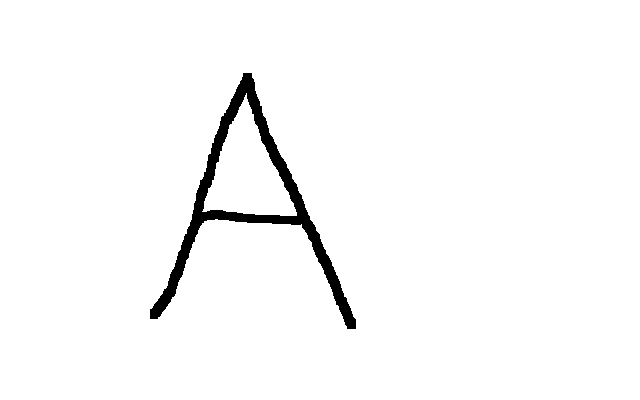
#> input picture characters_data/A1.GIF, 640 x 400 px; its folder holds only this picture in this run
$ jupyter execute --allow-errors cw2.ipynb   (shell and % lines are left out)   (Python 2 division)   (older library calls are emulated)
#> lines starting #> are read from the running program, lines starting #| are printed output that depends on the picture; after the words box and inside, x2 and y2 are one past the last pixel; in counts of white or black regions, pixels touching at a corner belong together
# [CW2](https://www.cs.bris.ac.uk/Teaching/Resources/COMS21202/cw2/cw2.html)
## TODO
- Import train data
- Find features
- Feature selection
- Build classifier
- Show decision boundries
- Create test data
- Classify test data

## Potential features
- Edges
- Corners
- black pixel count
- texture detection using histograms
- Number of shapes (find joined shapes) e.g. 2 shapes likely an i
- width to height ratio of cropped image

**In Fourier Domain space**:
- rectangle at corner differentiate t and s
- calculate total magnitude in arc from centre with particular radius

## Reading list
- [A Fourier Descriptor Based Character Recognition Engine](http://cs.boisestate.edu/~tim/papers/spie-jared.pdf) - includes list of features
- [Character Recognition Using Fourier Descriptors](http://cs.boisestate.edu/~amit/mscs/samples/Jared_Hopkins_Project_Report.pdf) - Very long but good detail + experiments

[cell 1]
import re
import copy
import glob
import scipy.misc
import numpy as np
import matplotlib.pyplot as plt
from scipy import fftpack
import numpy.fft
import scipy.ndimage
from skimage.morphology import skeletonize
from matplotlib.colors import ListedColormap
from mpl_toolkits.mplot3d import  Axes3D


# notebook
import matplotlib.pylab as pylab
#pylab.rcParams['figure.figsize'] = (64.0, 48.0)

COLOURS_LOOKUP = {'S': 'blue', 'T': 'red', 'V': 'green'}
LABEL_LOOKUP = {'S': 0, 'T': 1, 'V': 2}

CMAP_LIGHT = ListedColormap(['#FFAAAA', '#AAFFAA', '#AAAAFF'])
CMAP_BOLD  = ListedColormap(['#FF0000', '#00FF00', '#0000FF'])

class prettyfloat(float):
    def __repr__(self):
        return "%0.3f" % self

[cell 2]
# Read our images

# Read image and convert to binary
def load_img(filename):
    img = scipy.misc.imread(filename, flatten=True, mode='L')
    img[img == 255] = 1
    img = np.logical_not(img).astype(int)
    return img

# Show a binary image
# [11 lines left out: functions show_img, crop_img, not called in this run]

def erode_img(img):
    return scipy.ndimage.grey_erosion(img, size=(5,5))

# Calc magnitude spectrum
def calc_mag_spec(img):
    f = np.fft.fft2(img)
    fshift = np.fft.fftshift(f)
    return 20*np.log(np.abs(fshift))

# Experiment 1, quadrant
def quadrants_slice(img):
    h, w = img.shape # TODO these may be in the wrong order

    top_left = img[:h/2,:w/2]
    top_right = img[:h/2,w/2:]
    bot_left = img[h/2:,:w/2]
    bot_right = img[h/2:,w/2:]

    return [top_left, top_right, bot_left, bot_right]

def centre_slices(img, h_ratio=8, w_ratio=8):
    h, w = img.shape
    return [img[h/2-h/h_ratio:h/2+h/h_ratio,:], img[:,w/2-w/w_ratio:w/2+w/w_ratio]]

def center_box(img, h_ratio=8, w_ratio=8):
    h, w = img.shape
    return img[h/2-h/h_ratio:h/2+h/h_ratio,w/2-w/w_ratio:w/2+w/w_ratio]


def centre_slices_exclude_centre(img, ch_ratio=8, cw_ratio=8, h_ratio=8, w_ratio=8):
    h, w = img.shape

    lr, ud = centre_slices(img, h_ratio, w_ratio)

    top   = ud[:h/2-h/ch_ratio,:]
    bot   = ud[h/2+h/ch_ratio:,:]
    left  = lr[:,:w/2-w/cw_ratio]
    right = lr[:,w/2+w/cw_ratio:]

    return [top, right, bot, left]

# http://stackoverflow.com/a/18354475
def sector_mask(shape,centre,radius,angle_range):
    """
    Return a boolean mask for a circular sector. The start/stop angles in
    `angle_range` should be given in clockwise order.
    """

    x,y = np.ogrid[:shape[0],:shape[1]]
    cx,cy = centre
    tmin,tmax = np.deg2rad(angle_range)

    # ensure stop angle > start angle
    if tmax < tmin:
            tmax += 2*np.pi

    # convert cartesian --> polar coordinates
    r2 = (x-cx)*(x-cx) + (y-cy)*(y-cy)
    theta = np.arctan2(x-cx,y-cy) - tmin

    # wrap angles between 0 and 2*pi
    theta %= (2*np.pi)

    # circular mask
    circmask = r2 <= radius*radius

    # angular mask
    anglemask = theta <= (tmax-tmin)

    return circmask*anglemask

def sector(img, radius=50, angle_range=(200, 250)):
    h, w = img.shape

    mask = sector_mask(img.shape,(h/2,w/2), radius, angle_range)

    img_c = img.copy()
    img_c[~mask] = 0
    return img_c

# Helper function to calculate means of a list of lists
def means(items):
    return [np.mean(item) for item in items]

# Helper function to calculate spread of list
def spread(items):
    return np.max(items) - np.min(items)

[cell 3]
class Character():
    def __init__(self, filename, label=None, filename_id=None, crop=False, skel=True):
        self.filename = filename
        self.label    = label
        self.filename_id = filename_id
        self.features = {}
        self.cropped = crop
        self.skeleton = skel

        img = load_img(filename)
        if crop:
            img = crop_img(img)

        if skel:
            img = skeletonize(img)

        self.img      = img
        self.spec     = calc_mag_spec(self.img)

        self._compute_features()

        if type(self.label) == str:
            self.label = self.label.upper()

    def show(self):
        show_img(self.img)

    def show_spec(self):
        show_img(self.spec)

    def _compute_features(self):
        mean = np.mean(self.spec)
        self.features['mean'] = mean

        css = centre_slices(self.spec)
        css_means = means(css)
        css_spread = spread(css_means)
        for i, m in enumerate(css_means):
            self.features['centre_slices_mean_%i' % i] = m
            #break
        self.features['centre_slices_spread'] = css_spread

        cssec = centre_slices_exclude_centre(self.spec, h_ratio=30, w_ratio=30)
        cssec_means = means(cssec)
        cssec_spread = spread(cssec_means)
        for i, m in enumerate(cssec_means):
            self.features['centre_slice_ex_centre_means_%i' % i] = m

        self.features['centre_slice_ex_centre_spread'] = cssec_spread

        cb = center_box(self.spec)
        cb_mean = np.mean(cb)
        cb_quads = quadrants_slice(cb)
        cb_quads_means = means(cb_quads)
        cb_quads_spread = spread(cb_quads_means)
        self.features['centre_mean'] = cb_mean
        for i, m in enumerate(cb_quads_means):
            self.features['centre_quads_means_%i' % i] = m
            #break
        self.features['centre_quads_spread'] = cb_quads_spread

        quads = quadrants_slice(self.spec)
        quad_means = means(quads)
        for i, m in enumerate(quad_means):
            self.features['quad_means_%i' % i] = m
            #break

        self.features['diaginal_mean'] = np.mean(self.spec * np.eye(self.spec.shape[0], self.spec.shape[1]))

        self.features['tl_quad_sector_mean'] = np.mean(sector(self.spec))


    # [22 lines left out: functions print_features, show_with_spec, not called in this run]

    def __repr__(self):
        return str(self.label)

class Dataset():
    def __init__(self, dataset):
        self.dataset = dataset

    def label_is(self, label):
        return Dataset([c for c in self.dataset if c.label == label.upper()])

    # [4 lines left out: function unique_labels, not called in this run]

    def unique_labels_ds(self):
        return [self.__getitem__(l) for l in self.unique_labels()]

    # [9 lines left out: function select_features, not called in this run]

    def features(self):
        return self.dataset[0].features

    def feature(self, feature):
        return [c.features[feature] for c in self.dataset]

    def xy(self, features=[]):
        X = []
        Y = []
        if features == []:
            names = self.features()
        else:
            names = features

        for c in self.dataset:
            if features == []:
                X.append(c.features.values())
            else:
                X.append([c.features[f] for f in features])
            Y.append(LABEL_LOOKUP[c.label])

        return (np.array(X), np.array(Y), names)

    # [27 lines left out: functions show, show_with, not called in this run]

    def show_with_spec(self):
        self.show_with()
        fig = plt.figure()
        for i, c in enumerate(self.dataset):
            ax = fig.add_subplot(len(self.dataset), 2, i*2+1)
            plt.imshow(c.img, cmap='gray')
            ax.axis('off')
            ax.set_title(c.filename_id)

            ax = fig.add_subplot(len(self.dataset), 2, i*2+2)
            plt.imshow(c.spec, cmap='gray')
            ax.axis('off')
            ax.set_title('%s magnitude spectrum' % c.filename_id)

        plt.tight_layout()
        plt.subplots_adjust(right=0.3)
        plt.show()

    # [20 lines left out: function compare_features, not called in this run]

    def append(self, character):
        self.dataset.append(character)
        return self

    def __iter__(self):
        return iter(self.dataset)

    def __len__(self):
        return len(self.dataset)

    def __contains__(self, x):
        return x in self.dataset

    def __setitem__(self, key, value):
        self.dataset[key] = value

    def __getitem__(self, key):
        if type(key) == int:
            return self.dataset[key]
        elif type(key) == str:
            if len(key) == 1:
                return self.label_is(key)
            else:
                i = self.key_by_fid(key)
                if i is not None:
                    return self.dataset[i]
                else:
                    raise IndexError('unknown key %s' % key)
        elif type(key) == slice:
            return Dataset(self.dataset[key])
        else:
            raise IndexError('unknown key %s' % key)

    def key_by_fid(self, filename_id):
        for i, c in enumerate(self.dataset):
            if c.filename_id == filename_id.upper():
                return i
        return None

    def __delitem__(self, key):
        if type(key) == str:
            key = self.key_by_fid(key)

        del self.dataset[key]

    def __repr__(self):
        return "".join([c.label for c in self.dataset])

[cell 4]
# Load training dataset
def load_data(path):
    dataset = Dataset([])
    for filename in glob.glob(path):
        m = re.search(r"\/([a-z])([0-9]+)\.GIF", filename, re.IGNORECASE)
        label = None
        filename_id = None
        if m:
            label =  m.group(1)
            filename_id = "%s%s" % (label, m.group(2))
        dataset.append(Character(filename, label=label, filename_id=filename_id, crop=False, skel=True))
#> in load_img, `img = scipy.misc.imread(filename, flatten=True, mode='L')`: img: shape (400, 640) float32; 97.5% white; 1 black region, box (x1, y1, x2, y2) and area: (150, 73, 356, 329) 6358
#> in load_img, `img = np.logical_not(img).astype(int)`:
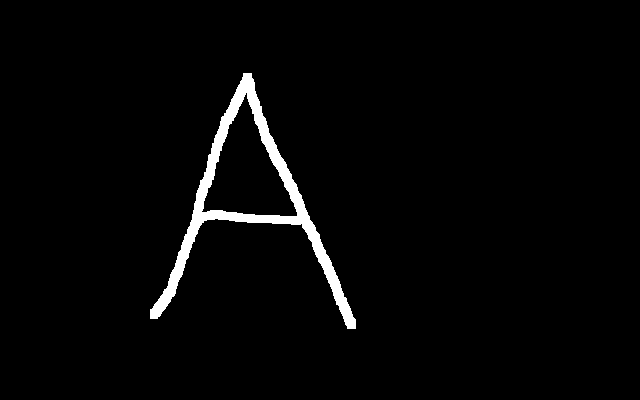
#> img: shape (400, 640) int64; values 0 (black) and 1 (white), 2.5% white; 1 white region, box (x1, y1, x2, y2) and area: (150, 73, 356, 329) 6358
#> in __init__, `img = skeletonize(img)`: img: shape (400, 640) bool; 0.23% white in thin lines or dots, all inside (x1, y1, x2, y2) = (152, 76, 352, 325)
#> in calc_mag_spec, `return 20*np.log(np.abs(fshift))`:
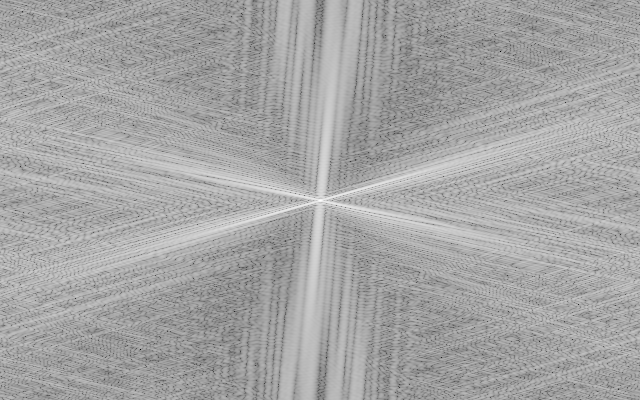
#> returned value: shape (400, 640) float64; min -85.7, max 127.6, mean 52.5; drawn with min black and max white
#> in _compute_features, `mean = np.mean(self.spec)`: mean = 52.53
#> in _compute_features, `css = centre_slices(self.spec)`: css = 2 items
#> in _compute_features, `css_means = means(css)`: css_means = [60.82, 52.67]
#> in _compute_features, `css_spread = spread(css_means)`: css_spread = 8.15
#> the loop in _compute_features, `for i, m in enumerate(css_means):` made 2 passes
#> m on passes 1 to 2: 60.82, 52.67
#> after the loop in _compute_features, `for i, m in enumerate(css_means):`: self.features = {'mean': 52.53, 'centre_slices_mean_0': 60.82, 'centre_slices_mean_1': 52.67}
#> in centre_slices_exclude_centre, `right = lr[:,w/2+w/cw_ratio:]`:
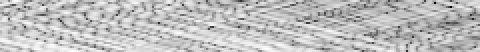
#> right: shape (26, 240) float64 (shown 2 times larger); min -17.99, max 82.17, mean 56.9; drawn with min black and max white
#> in _compute_features, `cssec = centre_slices_exclude_centre(self.spec, h_ratio=30, w_ratio=30)`: cssec = 4 items
#> in _compute_features, `cssec_means = means(cssec)`: cssec_means = [60.99, 56.93, 61.15, 57.21]
#> in _compute_features, `cssec_spread = spread(cssec_means)`: cssec_spread = 4.22
#> the loop in _compute_features, `for i, m in enumerate(cssec_means):` made 4 passes
#> m on passes 1 to 4: 60.99, 56.93, 61.15, 57.21
#> after the loop in _compute_features, `for i, m in enumerate(cssec_means):`: self.features = {'mean': 52.53, 'centre_slices_mean_0': 60.82, 'centre_slices_mean_1': 52.67, 'centre_slices_spread': 8.15, 'centre_slice_ex_centre_means_0': 60.99, 'centre_slice_ex_centre_means_1': 56.93, 'centre_slice_ex_centre_means_2': 61.15, 'centre_slice_ex_centre_means_3': 57.21}
#> in center_box, `return img[h/2-h/h_ratio:h/2+h/h_ratio,w/2-w/w_ratio:w/2+w/w_ratio]`:
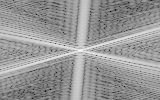
#> returned value: shape (100, 160) float64; min -40.36, max 127.6, mean 59.4; drawn with min black and max white
#> in _compute_features, `cb_mean = np.mean(cb)`: cb_mean = 59.37
#> in quadrants_slice, `bot_right = img[h/2:,w/2:]`:
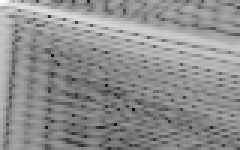
#> bot_right: shape (50, 80) float64 (shown 3 times larger); min -24.21, max 127.6, mean 61.4; drawn with min black and max white
#> in _compute_features, `cb_quads = quadrants_slice(cb)`: cb_quads = 4 items
#> in _compute_features, `cb_quads_means = means(cb_quads)`: cb_quads_means = [61, 57.54, 57.52, 61.4]
#> in _compute_features, `cb_quads_spread = spread(cb_quads_means)`: cb_quads_spread = 3.88
#> the loop in _compute_features, `for i, m in enumerate(cb_quads_means):` made 4 passes
#> m on passes 1 to 4: 61, 57.54, 57.52, 61.4
#> after the loop in _compute_features, `for i, m in enumerate(cb_quads_means):`: self.features = 14 items
#> in quadrants_slice (call 2), `top_left = img[:h/2,:w/2]`:
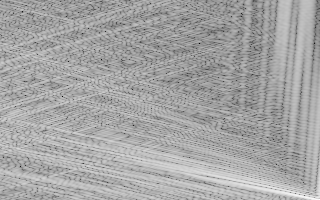
#> top_left: shape (200, 320) float64; min -59.47, max 113.7, mean 53.1; drawn with min black and max white
#> in quadrants_slice (call 2), `top_right = img[:h/2,w/2:]`:
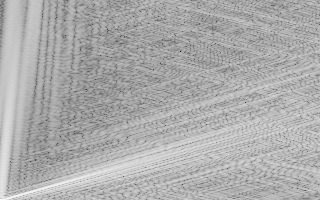
#> top_right: shape (200, 320) float64; min -85.7, max 116.9, mean 51.9; drawn with min black and max white
#> in quadrants_slice (call 2), `bot_left = img[h/2:,:w/2]`:
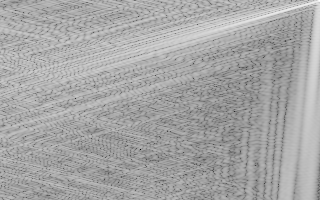
#> bot_left: shape (200, 320) float64; min -85.7, max 124.9, mean 51.9; drawn with min black and max white
#> in quadrants_slice (call 2), `bot_right = img[h/2:,w/2:]`:
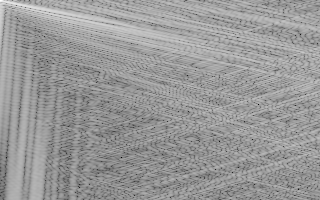
#> bot_right: shape (200, 320) float64; min -59.47, max 127.6, mean 53.2; drawn with min black and max white
#> in _compute_features, `quads = quadrants_slice(self.spec)`: quads = 4 items
#> in _compute_features, `quad_means = means(quads)`: quad_means = [53.12, 51.89, 51.93, 53.18]
#> the loop in _compute_features, `for i, m in enumerate(quad_means):` made 4 passes
#> m on passes 1 to 4: 53.12, 51.89, 51.93, 53.18
#> after the loop in _compute_features, `for i, m in enumerate(quad_means):`: self.features = 19 items
#> in sector, `img_c[~mask] = 0`:
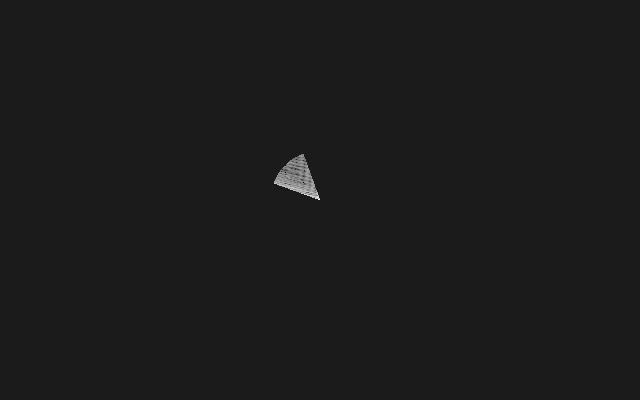
#> img_c: shape (400, 640) float64; min -13.56, max 113.7, mean 0.2; drawn with min black and max white
    return dataset

train_dataset = load_data('characters_data/*.GIF')
# Remove A1 & B1 for now
del train_dataset['A1']
#> (the rest of this cell did not finish here and is left out)


#train_dataset['S'].show_with(skeletonize, 'skel')

#> (a cell that did not finish here is left out)

[cell 6]
for c in train_dataset:
    c.print_features()

[cell 7]
# Feature selection
fig = plt.figure()
#> (the rest of this cell did not finish here and is left out)

$ run again, on characters_data/S3.GIF
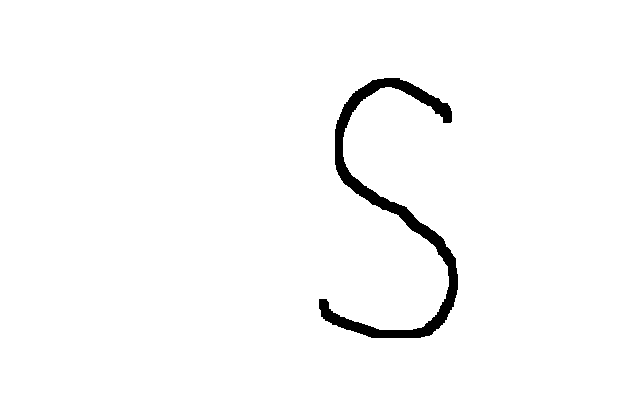
#> input picture characters_data/S3.GIF, 640 x 400 px
#> mean = 53.67
#> css = 2 items
#> css_means = [57.97, 57.19]
#> css_spread = 0.78
#> the loop in _compute_features, `for i, m in enumerate(css_means):` made 2 passes
#> m on passes 1 to 2: 57.97, 57.19
#> after the loop in _compute_features, `for i, m in enumerate(css_means):`: self.features = {'mean': 53.67, 'centre_slices_mean_0': 57.97, 'centre_slices_mean_1': 57.19}
#> cssec = 4 items
#> cssec_means = [60.73, 59.88, 60.7, 59.71]
#> cssec_spread = 1.01
#> the loop in _compute_features, `for i, m in enumerate(cssec_means):` made 4 passes
#> m on passes 1 to 4: 60.73, 59.88, 60.7, 59.71
#> after the loop in _compute_features, `for i, m in enumerate(cssec_means):`: self.features = {'mean': 53.67, 'centre_slices_mean_0': 57.97, 'centre_slices_mean_1': 57.19, 'centre_slices_spread': 0.78, 'centre_slice_ex_centre_means_0': 60.73, 'centre_slice_ex_centre_means_1': 59.88, 'centre_slice_ex_centre_means_2': 60.7, 'centre_slice_ex_centre_means_3': 59.71}
#> in center_box, `return img[h/2-h/h_ratio:h/2+h/h_ratio,w/2-w/w_ratio:w/2+w/w_ratio]`:
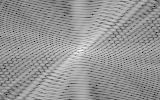
#> returned value: shape (100, 160) float64; min -12.88, max 123.1, mean 66.9; drawn with min black and max white
#> cb_mean = 66.88
#> cb_quads = 4 items
#> cb_quads_means = [63.66, 69.84, 69.74, 64.3]
#> cb_quads_spread = 6.18
#> the loop in _compute_features, `for i, m in enumerate(cb_quads_means):` made 4 passes
#> m on passes 1 to 4: 63.66, 69.84, 69.74, 64.3
#> after the loop in _compute_features, `for i, m in enumerate(cb_quads_means):`: self.features = 14 items
#> top_left: shape (200, 320) float64
#> top_right: shape (200, 320) float64
#> bot_left: shape (200, 320) float64
#> in quadrants_slice (call 2), `bot_right = img[h/2:,w/2:]`:
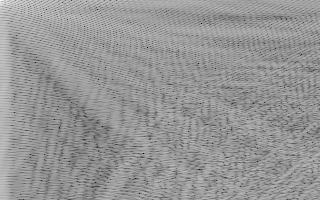
#> bot_right: shape (200, 320) float64; min -50.37, max 123.1, mean 52.3; drawn with min black and max white
#> quads = 4 items
#> quad_means = [52.15, 55.12, 55.11, 52.3]
#> the loop in _compute_features, `for i, m in enumerate(quad_means):` made 4 passes
#> m on passes 1 to 4: 52.15, 55.12, 55.11, 52.3
#> after the loop in _compute_features, `for i, m in enumerate(quad_means):`: self.features = 19 items
#> in xy, `names = self.features()`: names = 21 items
#> after the loop in xy, `for c in self.dataset:`: X = 1 item; Y = [0]
#> `X, Y, names = train_dataset.xy()`: names = 21 items

$ run again, on characters_data/B1.GIF
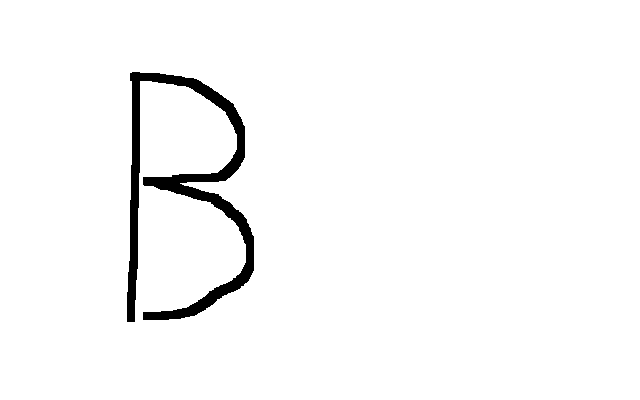
#> input picture characters_data/B1.GIF, 640 x 400 px
#> mean = 53.93
#> css = 2 items
#> css_means = [58.86, 62.56]
#> css_spread = 3.7
#> the loop in _compute_features, `for i, m in enumerate(css_means):` made 2 passes
#> m on passes 1 to 2: 58.86, 62.56
#> after the loop in _compute_features, `for i, m in enumerate(css_means):`: self.features = {'mean': 53.93, 'centre_slices_mean_0': 58.86, 'centre_slices_mean_1': 62.56}
#> cssec = 4 items
#> cssec_means = [67.12, 73.75, 67.31, 73.47]
#> cssec_spread = 6.63
#> the loop in _compute_features, `for i, m in enumerate(cssec_means):` made 4 passes
#> m on passes 1 to 4: 67.12, 73.75, 67.31, 73.47
#> after the loop in _compute_features, `for i, m in enumerate(cssec_means):`: self.features = {'mean': 53.93, 'centre_slices_mean_0': 58.86, 'centre_slices_mean_1': 62.56, 'centre_slices_spread': 3.7, 'centre_slice_ex_centre_means_0': 67.12, 'centre_slice_ex_centre_means_1': 73.75, 'centre_slice_ex_centre_means_2': 67.31, 'centre_slice_ex_centre_means_3': 73.47}
#> cb_mean = 68.03
#> cb_quads = 4 items
#> cb_quads_means = [66.74, 68.52, 69.05, 67.8]
#> cb_quads_spread = 2.31
#> the loop in _compute_features, `for i, m in enumerate(cb_quads_means):` made 4 passes
#> m on passes 1 to 4: 66.74, 68.52, 69.05, 67.8
#> after the loop in _compute_features, `for i, m in enumerate(cb_quads_means):`: self.features = 14 items
#> top_left: shape (200, 320) float64
#> top_right: shape (200, 320) float64
#> bot_left: shape (200, 320) float64
#> in quadrants_slice (call 2), `bot_right = img[h/2:,w/2:]`:
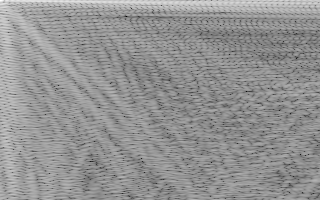
#> bot_right: shape (200, 320) float64; min -53.48, max 131.4, mean 53.6; drawn with min black and max white
#> quads = 4 items
#> quad_means = [53.3, 54.37, 54.48, 53.56]
#> the loop in _compute_features, `for i, m in enumerate(quad_means):` made 4 passes
#> m on passes 1 to 4: 53.3, 54.37, 54.48, 53.56
#> after the loop in _compute_features, `for i, m in enumerate(quad_means):`: self.features = 19 items
#> names = 21 items
#> after the loop in xy, `for c in self.dataset:`: X = 1 item; Y = []
